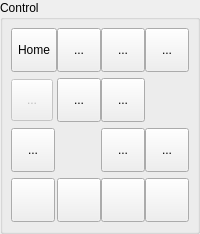
         <widget class="QGroupBox" name="grpControl">
          <property name="title">
           <string>Control</string>
          </property>
          <property name="overrided" stdset="0">
           <bool>false</bool>
          </property>
          <layout class="QVBoxLayout" name="verticalLayout" stretch="0">
           <property name="leftMargin">
            <number>8</number>
           </property>
           <property name="topMargin">
            <number>8</number>
           </property>
           <property name="rightMargin">
            <number>8</number>
           </property>
           <property name="bottomMargin">
            <number>9</number>
           </property>
           <item>
            <layout class="QGridLayout" name="gridLayout_5">
             <property name="horizontalSpacing">
              <number>0</number>
             </property>
             <item row="2" column="1">
              <widget class="StyledToolButton" name="cmdKeypad">
               <property name="minimumSize">
                <size>
                 <width>44</width>
                 <height>44</height>
                </size>
               </property>
               <property name="toolTip">
                <string>RPN Keypad</string>
               </property>
               <property name="text">
                <string>...</string>
               </property>
               <property name="icon">
                <iconset resource="images.qrc">
                 <normaloff>:/images/keypad.png</normaloff>:/images/keypad.png</iconset>
               </property>
               <property name="iconSize">
                <size>
                 <width>30</width>
                 <height>30</height>
                </size>
               </property>
              </widget>
             </item>
             <item row="1" column="1">
              <widget class="StyledToolButton" name="cmdRestoreOrigin">
               <property name="enabled">
                <bool>false</bool>
               </property>
               <property name="minimumSize">
                <size>
                 <width>42</width>
                 <height>42</height>
                </size>
               </property>
               <property name="toolTip">
                <string>Restore origin</string>
               </property>
               <property name="text">
                <string>...</string>
               </property>
               <property name="icon">
                <iconset resource="images.qrc">
                 <normaloff>:/images/origin.png</normaloff>:/images/origin.png</iconset>
               </property>
               <property name="iconSize">
                <size>
                 <width>30</width>
                 <height>30</height>
                </size>
               </property>
              </widget>
             </item>
             <item row="2" column="3">
              <widget class="StyledToolButton" name="cmdReset">
               <property name="minimumSize">
                <size>
                 <width>44</width>
                 <height>44</height>
                </size>
               </property>
               <property name="toolTip">
                <string>Reset</string>
               </property>
               <property name="text">
                <string>...</string>
               </property>
               <property name="icon">
                <iconset resource="images.qrc">
                 <normaloff>:/images/restart.png</normaloff>:/images/restart.png</iconset>
               </property>
               <property name="iconSize">
                <size>
                 <width>30</width>
                 <height>30</height>
                </size>
               </property>
              </widget>
             </item>
             <item row="0" column="1">
              <widget class="StyledToolButton" name="cmdHome">
               <property name="minimumSize">
                <size>
                 <width>44</width>
                 <height>44</height>
                </size>
               </property>
               <property name="toolTip">
                <string>Home</string>
               </property>
               <property name="text">
                <string>Home</string>
               </property>
               <property name="icon">
                <iconset resource="images.qrc">
                 <normaloff>:/images/search_for_home2.png</normaloff>:/images/search_for_home2.png</iconset>
               </property>
               <property name="iconSize">
                <size>
                 <width>30</width>
                 <height>30</height>
                </size>
               </property>
              </widget>
             </item>
             <item row="2" column="4">
              <widget class="StyledToolButton" name="cmdUnlock">
               <property name="enabled">
                <bool>true</bool>
               </property>
               <property name="minimumSize">
                <size>
                 <width>44</width>
                 <height>44</height>
                </size>
               </property>
               <property name="toolTip">
                <string>Unlock</string>
               </property>
               <property name="text">
                <string>...</string>
               </property>
               <property name="icon">
                <iconset resource="images.qrc">
                 <normaloff>:/images/unlock.png</normaloff>:/images/unlock.png</iconset>
               </property>
               <property name="iconSize">
                <size>
                 <width>24</width>
                 <height>24</height>
                </size>
               </property>
              </widget>
             </item>
             <item row="3" column="1">
              <widget class="StyledToolButton" name="cmdUser0">
               <property name="enabled">
                <bool>true</bool>
               </property>
               <property name="minimumSize">
                <size>
                 <width>44</width>
                 <height>44</height>
                </size>
               </property>
               <property name="toolTip">
                <string>Spindle on/off</string>
               </property>
               <property name="icon">
                <iconset resource="images.qrc">
                 <normaloff>:/images/num1.png</normaloff>:/images/num1.png</iconset>
               </property>
               <property name="iconSize">
                <size>
                 <width>30</width>
                 <height>30</height>
                </size>
               </property>
              </widget>
             </item>
             <item row="3" column="2">
              <widget class="StyledToolButton" name="cmdUser1">
               <property name="enabled">
                <bool>true</bool>
               </property>
               <property name="minimumSize">
                <size>
                 <width>44</width>
                 <height>44</height>
                </size>
               </property>
               <property name="toolTip">
                <string>Spindle on/off</string>
               </property>
               <property name="icon">
                <iconset resource="images.qrc">
                 <normaloff>:/images/num2.png</normaloff>:/images/num2.png</iconset>
               </property>
               <property name="iconSize">
                <size>
                 <width>30</width>
                 <height>30</height>
                </size>
               </property>
              </widget>
             </item>
             <item row="3" column="3">
              <widget class="StyledToolButton" name="cmdUser2">
               <property name="enabled">
                <bool>true</bool>
               </property>
               <property name="minimumSize">
                <size>
                 <width>44</width>
                 <height>44</height>
                </size>
               </property>
               <property name="toolTip">
                <string>Spindle on/off</string>
               </property>
               <property name="icon">
                <iconset resource="images.qrc">
                 <normaloff>:/images/num3.png</normaloff>:/images/num3.png</iconset>
               </property>
               <property name="iconSize">
                <size>
                 <width>30</width>
                 <height>30</height>
                </size>
               </property>
              </widget>
             </item>
             <item row="3" column="4">
              <widget class="StyledToolButton" name="cmdUser3">
               <property name="enabled">
                <bool>true</bool>
               </property>
               <property name="minimumSize">
                <size>
                 <width>44</width>
                 <height>44</height>
                </size>
               </property>
               <property name="toolTip">
                <string>Spindle on/off</string>
               </property>
               <property name="icon">
                <iconset resource="images.qrc">
                 <normaloff>:/images/num4.png</normaloff>:/images/num4.png</iconset>
               </property>
               <property name="iconSize">
                <size>
                 <width>30</width>
                 <height>30</height>
                </size>
               </property>
              </widget>
             </item>
             <item row="0" column="2">
              <widget class="StyledToolButton" name="cmdProbeXYZ">
               <property name="minimumSize">
                <size>
                 <width>44</width>
                 <height>44</height>
                </size>
               </property>
               <property name="toolTip">
                <string>XYZ-Probe</string>
               </property>
               <property name="text">
                <string>...</string>
               </property>
               <property name="icon">
                <iconset resource="images.qrc">
                 <normaloff>:/images/search_xyz.svg</normaloff>:/images/search_xyz.svg</iconset>
               </property>
               <property name="iconSize">
                <size>
                 <width>30</width>
                 <height>30</height>
                </size>
               </property>
              </widget>
             </item>
             <item row="0" column="3">
              <widget class="StyledToolButton" name="cmdTouch">
               <property name="minimumSize">
                <size>
                 <width>44</width>
                 <height>44</height>
                </size>
               </property>
               <property name="toolTip">
                <string>Z-Probe</string>
               </property>
               <property name="text">
                <string>...</string>
               </property>
               <property name="icon">
                <iconset resource="images.qrc">
                 <normaloff>:/images/search_for_z.png</normaloff>:/images/search_for_z.png</iconset>
               </property>
               <property name="iconSize">
                <size>
                 <width>30</width>
                 <height>30</height>
                </size>
               </property>
              </widget>
             </item>
             <item row="0" column="4">
              <widget class="StyledToolButton" name="cmdSafePosition">
               <property name="minimumSize">
                <size>
                 <width>44</width>
                 <height>44</height>
                </size>
               </property>
               <property name="toolTip">
                <string>Safe position</string>
               </property>
               <property name="text">
                <string>...</string>
               </property>
               <property name="icon">
                <iconset resource="images.qrc">
                 <normaloff>:/images/safe_z.png</normaloff>:/images/safe_z.png</iconset>
               </property>
               <property name="iconSize">
                <size>
                 <width>30</width>
                 <height>30</height>
                </size>
               </property>
              </widget>
             </item>
             <item row="1" column="2">
              <widget class="StyledToolButton" name="cmdZeroXY">
               <property name="minimumSize">
                <size>
                 <width>44</width>
                 <height>44</height>
                </size>
               </property>
               <property name="toolTip">
                <string>Zero XY</string>
               </property>
               <property name="text">
                <string>...</string>
               </property>
               <property name="icon">
                <iconset resource="images.qrc">
                 <normaloff>:/images/axis_zero.png</normaloff>:/images/axis_zero.png</iconset>
               </property>
               <property name="iconSize">
                <size>
                 <width>30</width>
                 <height>30</height>
                </size>
               </property>
              </widget>
             </item>
             <item row="1" column="3">
              <widget class="StyledToolButton" name="cmdZeroZ">
               <property name="minimumSize">
                <size>
                 <width>44</width>
                 <height>44</height>
                </size>
               </property>
               <property name="toolTip">
                <string>Zero Z</string>
               </property>
               <property name="text">
                <string>...</string>
               </property>
               <property name="icon">
                <iconset resource="images.qrc">
                 <normaloff>:/images/zero_z.png</normaloff>:/images/zero_z.png</iconset>
               </property>
               <property name="iconSize">
                <size>
                 <width>30</width>
                 <height>30</height>
                </size>
               </property>
              </widget>
             </item>
            </layout>
           </item>
          </layout>
         </widget>
